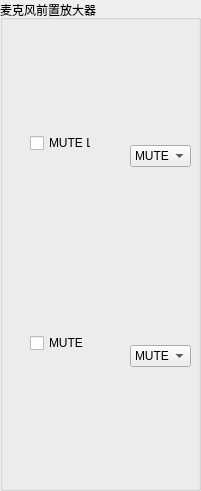
       <widget class="QGroupBox" name="groupBox_22">
        <property name="geometry">
         <rect>
          <x>20</x>
          <y>6</y>
          <width>201</width>
          <height>491</height>
         </rect>
        </property>
        <property name="title">
         <string>麦克风前置放大器</string>
        </property>
        <widget class="QLabel" name="label_31">
         <property name="geometry">
          <rect>
           <x>0</x>
           <y>80</y>
           <width>201</width>
           <height>81</height>
          </rect>
         </property>
         <property name="text">
          <string/>
         </property>
         <property name="pixmap">
          <pixmap resource="Mic_OP.qrc">:/control/icon/control/Mic_op_left.png</pixmap>
         </property>
        </widget>
        <widget class="QLabel" name="label_32">
         <property name="geometry">
          <rect>
           <x>0</x>
           <y>280</y>
           <width>201</width>
           <height>81</height>
          </rect>
         </property>
         <property name="text">
          <string/>
         </property>
         <property name="pixmap">
          <pixmap resource="Mic_OP.qrc">:/control/icon/control/Mic_op_right.png</pixmap>
         </property>
        </widget>
        <widget class="QCheckBox" name="checkbox_mute_l">
         <property name="geometry">
          <rect>
           <x>30</x>
           <y>135</y>
           <width>61</width>
           <height>16</height>
          </rect>
         </property>
         <property name="text">
          <string>MUTE L</string>
         </property>
        </widget>
        <widget class="QCheckBox" name="checkbox_mute_r">
         <property name="geometry">
          <rect>
           <x>30</x>
           <y>335</y>
           <width>56</width>
           <height>16</height>
          </rect>
         </property>
         <property name="text">
          <string>MUTE R</string>
         </property>
        </widget>
        <widget class="QComboBox" name="combo_mic_gain_l">
         <property name="geometry">
          <rect>
           <x>130</x>
           <y>145</y>
           <width>61</width>
           <height>22</height>
          </rect>
         </property>
         <item>
          <property name="text">
           <string>MUTE</string>
          </property>
         </item>
         <item>
          <property name="text">
           <string>0.0dB</string>
          </property>
         </item>
         <item>
          <property name="text">
           <string>0.5dB</string>
          </property>
         </item>
         <item>
          <property name="text">
           <string>1.0dB</string>
          </property>
         </item>
         <item>
          <property name="text">
           <string>1.5dB</string>
          </property>
         </item>
         <item>
          <property name="text">
           <string>2.0dB</string>
          </property>
         </item>
         <item>
          <property name="text">
           <string>2.5dB</string>
          </property>
         </item>
         <item>
          <property name="text">
           <string>3.0dB</string>
          </property>
         </item>
         <item>
          <property name="text">
           <string>3.5dB</string>
          </property>
         </item>
         <item>
          <property name="text">
           <string>4.0dB</string>
          </property>
         </item>
         <item>
          <property name="text">
           <string>4.5dB</string>
          </property>
         </item>
         <item>
          <property name="text">
           <string>5.0dB</string>
          </property>
         </item>
         <item>
          <property name="text">
           <string>5.5dB</string>
          </property>
         </item>
         <item>
          <property name="text">
           <string>6.0dB</string>
          </property>
         </item>
         <item>
          <property name="text">
           <string>6.5dB</string>
          </property>
         </item>
         <item>
          <property name="text">
           <string>7.0dB</string>
          </property>
         </item>
         <item>
          <property name="text">
           <string>7.5dB</string>
          </property>
         </item>
         <item>
          <property name="text">
           <string>8.0dB</string>
          </property>
         </item>
         <item>
          <property name="text">
           <string>8.5dB</string>
          </property>
         </item>
         <item>
          <property name="text">
           <string>9.0dB</string>
          </property>
         </item>
         <item>
          <property name="text">
           <string>9.5dB</string>
          </property>
         </item>
         <item>
          <property name="text">
           <string>10.0dB</string>
          </property>
         </item>
         <item>
          <property name="text">
           <string>10.5dB</string>
          </property>
         </item>
         <item>
          <property name="text">
           <string>11.0dB</string>
          </property>
         </item>
         <item>
          <property name="text">
           <string>11.5dB</string>
          </property>
         </item>
         <item>
          <property name="text">
           <string>12.0dB</string>
          </property>
         </item>
         <item>
          <property name="text">
           <string>12.5dB</string>
          </property>
         </item>
         <item>
          <property name="text">
           <string>13.0dB</string>
          </property>
         </item>
         <item>
          <property name="text">
           <string>13.5dB</string>
          </property>
         </item>
         <item>
          <property name="text">
           <string>14.0dB</string>
          </property>
         </item>
         <item>
          <property name="text">
           <string>14.5dB</string>
          </property>
         </item>
         <item>
          <property name="text">
           <string>15.0dB</string>
          </property>
         </item>
         <item>
          <property name="text">
           <string>15.5dB</string>
          </property>
         </item>
         <item>
          <property name="text">
           <string>16.0dB</string>
          </property>
         </item>
         <item>
          <property name="text">
           <string>16.5dB</string>
          </property>
         </item>
         <item>
          <property name="text">
           <string>17.0dB</string>
          </property>
         </item>
         <item>
          <property name="text">
           <string>17.5dB</string>
          </property>
         </item>
         <item>
          <property name="text">
           <string>18.0dB</string>
          </property>
         </item>
         <item>
          <property name="text">
           <string>18.5dB</string>
          </property>
         </item>
         <item>
          <property name="text">
           <string>19.0dB</string>
          </property>
         </item>
         <item>
          <property name="text">
           <string>19.5dB</string>
          </property>
         </item>
         <item>
          <property name="text">
           <string>20.0dB</string>
          </property>
         </item>
         <item>
          <property name="text">
           <string>20.5dB</string>
          </property>
         </item>
         <item>
          <property name="text">
           <string>21.0dB</string>
          </property>
         </item>
         <item>
          <property name="text">
           <string>21.5dB</string>
          </property>
         </item>
         <item>
          <property name="text">
           <string>22.0dB</string>
          </property>
         </item>
         <item>
          <property name="text">
           <string>22.5dB</string>
          </property>
         </item>
         <item>
          <property name="text">
           <string>23.0dB</string>
          </property>
         </item>
         <item>
          <property name="text">
           <string>23.5dB</string>
          </property>
         </item>
         <item>
          <property name="text">
           <string>24.0dB</string>
          </property>
         </item>
         <item>
          <property name="text">
           <string>24.5dB</string>
          </property>
         </item>
         <item>
          <property name="text">
           <string>25.0dB</string>
          </property>
         </item>
         <item>
          <property name="text">
           <string>25.5dB</string>
          </property>
         </item>
         <item>
          <property name="text">
           <string>26.0dB</string>
          </property>
         </item>
         <item>
          <property name="text">
           <string>26.5dB</string>
          </property>
         </item>
         <item>
          <property name="text">
           <string>27.0dB</string>
          </property>
         </item>
         <item>
          <property name="text">
           <string>27.5dB</string>
          </property>
         </item>
         <item>
          <property name="text">
           <string>28.0dB</string>
          </property>
         </item>
         <item>
          <property name="text">
           <string>28.5dB</string>
          </property>
         </item>
         <item>
          <property name="text">
           <string>29.0dB</string>
          </property>
         </item>
         <item>
          <property name="text">
           <string>29.5dB</string>
          </property>
         </item>
         <item>
          <property name="text">
           <string>30.0dB</string>
          </property>
         </item>
        </widget>
        <widget class="QComboBox" name="combo_mic_gain_r">
         <property name="geometry">
          <rect>
           <x>130</x>
           <y>345</y>
           <width>61</width>
           <height>22</height>
          </rect>
         </property>
         <item>
          <property name="text">
           <string>MUTE</string>
          </property>
         </item>
         <item>
          <property name="text">
           <string>0.0dB</string>
          </property>
         </item>
         <item>
          <property name="text">
           <string>0.5dB</string>
          </property>
         </item>
         <item>
          <property name="text">
           <string>1.0dB</string>
          </property>
         </item>
         <item>
          <property name="text">
           <string>1.5dB</string>
          </property>
         </item>
         <item>
          <property name="text">
           <string>2.0dB</string>
          </property>
         </item>
         <item>
          <property name="text">
           <string>2.5dB</string>
          </property>
         </item>
         <item>
          <property name="text">
           <string>3.0dB</string>
          </property>
         </item>
         <item>
          <property name="text">
           <string>3.5dB</string>
          </property>
         </item>
         <item>
          <property name="text">
           <string>4.0dB</string>
          </property>
         </item>
         <item>
          <property name="text">
           <string>4.5dB</string>
          </property>
         </item>
         <item>
          <property name="text">
           <string>5.0dB</string>
          </property>
         </item>
         <item>
          <property name="text">
           <string>5.5dB</string>
          </property>
         </item>
         <item>
          <property name="text">
           <string>6.0dB</string>
          </property>
         </item>
         <item>
          <property name="text">
           <string>6.5dB</string>
          </property>
         </item>
         <item>
          <property name="text">
           <string>7.0dB</string>
          </property>
         </item>
         <item>
          <property name="text">
           <string>7.5dB</string>
          </property>
         </item>
         <item>
          <property name="text">
           <string>8.0dB</string>
          </property>
         </item>
         <item>
          <property name="text">
           <string>8.5dB</string>
          </property>
         </item>
         <item>
          <property name="text">
           <string>9.0dB</string>
          </property>
         </item>
         <item>
          <property name="text">
           <string>9.5dB</string>
          </property>
         </item>
         <item>
          <property name="text">
           <string>10.0dB</string>
          </property>
         </item>
         <item>
          <property name="text">
           <string>10.5dB</string>
          </property>
         </item>
         <item>
          <property name="text">
           <string>11.0dB</string>
          </property>
         </item>
         <item>
          <property name="text">
           <string>11.5dB</string>
          </property>
         </item>
         <item>
          <property name="text">
           <string>12.0dB</string>
          </property>
         </item>
         <item>
          <property name="text">
           <string>12.5dB</string>
          </property>
         </item>
         <item>
          <property name="text">
           <string>13.0dB</string>
          </property>
         </item>
         <item>
          <property name="text">
           <string>13.5dB</string>
          </property>
         </item>
         <item>
          <property name="text">
           <string>14.0dB</string>
          </property>
         </item>
         <item>
          <property name="text">
           <string>14.5dB</string>
          </property>
         </item>
         <item>
          <property name="text">
           <string>15.0dB</string>
          </property>
         </item>
         <item>
          <property name="text">
           <string>15.5dB</string>
          </property>
         </item>
         <item>
          <property name="text">
           <string>16.0dB</string>
          </property>
         </item>
         <item>
          <property name="text">
           <string>16.5dB</string>
          </property>
         </item>
         <item>
          <property name="text">
           <string>17.0dB</string>
          </property>
         </item>
         <item>
          <property name="text">
           <string>17.5dB</string>
          </property>
         </item>
         <item>
          <property name="text">
           <string>18.0dB</string>
          </property>
         </item>
         <item>
          <property name="text">
           <string>18.5dB</string>
          </property>
         </item>
         <item>
          <property name="text">
           <string>19.0dB</string>
          </property>
         </item>
         <item>
          <property name="text">
           <string>19.5dB</string>
          </property>
         </item>
         <item>
          <property name="text">
           <string>20.0dB</string>
          </property>
         </item>
         <item>
          <property name="text">
           <string>20.5dB</string>
          </property>
         </item>
         <item>
          <property name="text">
           <string>21.0dB</string>
          </property>
         </item>
         <item>
          <property name="text">
           <string>21.5dB</string>
          </property>
         </item>
         <item>
          <property name="text">
           <string>22.0dB</string>
          </property>
         </item>
         <item>
          <property name="text">
           <string>22.5dB</string>
          </property>
         </item>
         <item>
          <property name="text">
           <string>23.0dB</string>
          </property>
         </item>
         <item>
          <property name="text">
           <string>23.5dB</string>
          </property>
         </item>
         <item>
          <property name="text">
           <string>24.0dB</string>
          </property>
         </item>
         <item>
          <property name="text">
           <string>24.5dB</string>
          </property>
         </item>
         <item>
          <property name="text">
           <string>25.0dB</string>
          </property>
         </item>
         <item>
          <property name="text">
           <string>25.5dB</string>
          </property>
         </item>
         <item>
          <property name="text">
           <string>26.0dB</string>
          </property>
         </item>
         <item>
          <property name="text">
           <string>26.5dB</string>
          </property>
         </item>
         <item>
          <property name="text">
           <string>27.0dB</string>
          </property>
         </item>
         <item>
          <property name="text">
           <string>27.5dB</string>
          </property>
         </item>
         <item>
          <property name="text">
           <string>28.0dB</string>
          </property>
         </item>
         <item>
          <property name="text">
           <string>28.5dB</string>
          </property>
         </item>
         <item>
          <property name="text">
           <string>29.0dB</string>
          </property>
         </item>
         <item>
          <property name="text">
           <string>29.5dB</string>
          </property>
         </item>
         <item>
          <property name="text">
           <string>30.0dB</string>
          </property>
         </item>
        </widget>
       </widget>
